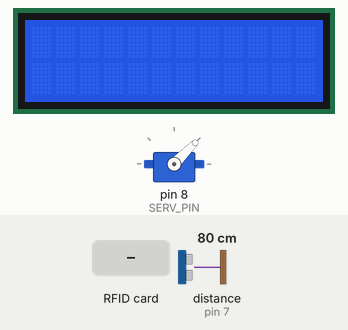
This sketch was run on a simulated Arduino Uno, built with avr-gcc and run on an emulated ATmega328P. On the bench: servo, 12×2 character LCD. Inputs (shaded band) come from the test bench; at power-on: distance to the obstacle (sensor on pin 7) 80 cm. The echo pulse lasts 58.3 µs per cm; what the sketch prints to the serial monitor is not drawn.

Above: at 1.2 s.
1.3 s: RFID card BF E2 42 03 held to the reader
At 3.6 s:
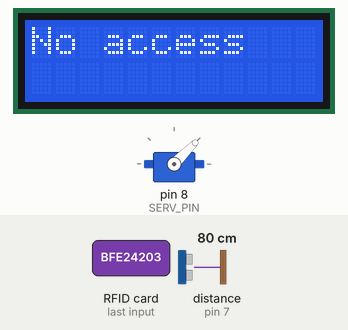
Timing chart, 0 to 5.1 s (numbered marks = the images above; inputs shaded):
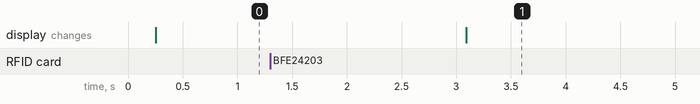

The sketch:

project2_arduino.ino
```cpp
#include <LiquidCrystal.h>
#include <Servo.h>
#include <SPI.h>
#include <MFRC522.h>
#include <NewPing.h>

// RFID Variables
#define RFID_CARD "BF E2 42 03"
#define RFID_TAG "50 8C DB 1E"
#define SS_PIN 10
#define RST_PIN 9
String PASSWORD = "letmeinpleasethx"; // Located on block 1
String RFID_name; // Located on block 4
bool RFID_activated;
int RFID_check;

// Ultrasonic Variables
#define ECHO_PIN 7
#define TRIG_PIN 6
#define MAX_DISTANCE 200 // in cm
bool SONAR_detected;

// Servo Variables
#define SERV_PIN 8
int SERV_angle;

// LCD Variables
#define RS 3
#define EN 2
#define D4 A0
#define D5 A1
#define D6 A2
#define D7 A3

// Create instances
NewPing sonar(TRIG_PIN, ECHO_PIN, MAX_DISTANCE);
MFRC522 mfrc522(SS_PIN, RST_PIN);
Servo servo;
LiquidCrystal lcd(RS, EN, D4, D5, D6, D7);

// Task Scheduler
typedef struct task {
  int state;
  unsigned long period;
  unsigned long elapsedTime;
  int (*TickFct)(int);
} task;

const unsigned short tasksNum = 4;
task tasks[tasksNum];

enum RFID_States { RFID_INIT, RFID_IDLE, RFID_READ, RFID_INVALID, RFID_CONFIRM1, RFID_CONFIRM2, RFID_VALID };
int RFID_Tick(int state) {

  static String content = "";
  static byte count = 0;
  static byte buffer1[18], buffer2[18];
  byte block1 = 1, len1 = 18;
  byte block2 = 4, len2 = 18;
  static MFRC522::MIFARE_Key key;
  static MFRC522::StatusCode status1, status2;
  static String password = "";

  switch (state) {  // TRANSITIONS
    case RFID_INIT:
      Serial.println("**Place RFID next to reader**");
      for (byte i = 0; i < 6; i++)
        key.keyByte[i] = 0xFF;
      RFID_activated = 0;
      RFID_check = 0;
      state = RFID_IDLE;
      break;
    case RFID_IDLE:
      mfrc522.PICC_HaltA();
      mfrc522.PCD_StopCrypto1();
      state = (mfrc522.PICC_IsNewCardPresent() && mfrc522.PICC_ReadCardSerial()) ? RFID_READ : RFID_IDLE;
      break;
    case RFID_READ:
      status1 = mfrc522.PCD_Authenticate(MFRC522::PICC_CMD_MF_AUTH_KEY_A, block1, &key, &(mfrc522.uid));
      if (status1 != MFRC522::STATUS_OK) {
        state = RFID_INVALID;
        break;
      }
      status1 = mfrc522.MIFARE_Read(block1, buffer1, &len1);
      if (status1 != MFRC522::STATUS_OK) {
        state = RFID_INVALID;
        break;
      }

      status2 = mfrc522.PCD_Authenticate(MFRC522::PICC_CMD_MF_AUTH_KEY_A, block2, &key, &(mfrc522.uid));
      if (status2 != MFRC522::STATUS_OK) {
        state = RFID_INVALID;
        break;
      }
      status2 = mfrc522.MIFARE_Read(block2, buffer2, &len2);
      if (status2 != MFRC522::STATUS_OK) {
        state = RFID_INVALID;
        break;
      }
      state = RFID_CONFIRM1;
      break;
    case RFID_INVALID:
      state = (count++ < 10) ? RFID_INVALID : RFID_IDLE;
      break;
    case RFID_CONFIRM1:
      state = RFID_CONFIRM2;
      break;
    case RFID_CONFIRM2:
      state = password == PASSWORD ? RFID_VALID : RFID_INVALID;
      break;
    case RFID_VALID:
      state = (count++ < 10) ? RFID_VALID : RFID_IDLE;
      break;
  }

  switch (state) {  // ACTIONS
    case RFID_INIT:
      break;
    case RFID_IDLE:
      count = 0;
      RFID_activated = 0;
      password = "";
      RFID_name = "";
      RFID_check = 0;
      break;
    case RFID_READ:
      Serial.print("UID tag :");
      for (byte i = 0; i < mfrc522.uid.size; i++) {
        Serial.print(mfrc522.uid.uidByte[i] < 0x10 ? " 0" : " ");
        Serial.print(mfrc522.uid.uidByte[i], HEX);
        content.concat(String(mfrc522.uid.uidByte[i] < 0x10 ? " 0" : " "));
        content.concat(String(mfrc522.uid.uidByte[i], HEX));
      }
      Serial.println();
      break;
    case RFID_INVALID:
      Serial.println("Inauthorized access!");
      content = "";
      RFID_check = 1;
      break;
    case RFID_CONFIRM1: // grabs password in buffer1
      for (uint8_t i = 0; i < 16; i++) {
        Serial.write(buffer1[i]);
        password += (char)buffer1[i];
      }
      Serial.println("||" + PASSWORD);
      break;
    case RFID_CONFIRM2: // grabs name in buffer2
      for (uint8_t i = 0; i < 16; i++) {
        Serial.write(buffer2[i]);
        RFID_name += (char)buffer2[i];
      }
      break;
    case RFID_VALID:
      Serial.println("Authorized access!");
      RFID_activated = 1;
      content = "";
      RFID_check = 2;
      break;
  }
  return state;
}

enum SONAR_States { SONAR_INIT, SONAR_OFF, SONAR_ON };
int SONAR_Tick(int state) {
  switch (state) { // TRANSITIONS
    case SONAR_INIT:
      SONAR_detected = 0;
      state = SONAR_OFF;
      break;
    case SONAR_OFF:
      state = sonar.ping_cm() != 0 ? SONAR_ON : SONAR_OFF;
      break;
    case SONAR_ON:
      state = sonar.ping_cm() != 0 ? SONAR_ON : SONAR_OFF;
      break;
  }
  switch (state) { // ACTIONS
    case SONAR_INIT:
      break;
    case SONAR_OFF:
      SONAR_detected = 0;
      break;
    case SONAR_ON:
      SONAR_detected = 1;
      break;
  }
  return state;
}

enum SERV_States { SERV_INIT, SERV_LOCK, SERV_UNLOCK };
int SERV_Tick(int state) {
  bool access = RFID_activated && SONAR_detected;
  switch (state) { // TRANSITIONS
    case SERV_INIT:
      SERV_angle = 45;
      servo.write(SERV_angle);
      state = SERV_LOCK;
      break;
    case SERV_LOCK:
      state = access ? SERV_UNLOCK : SERV_LOCK;
      break;
    case SERV_UNLOCK:
      state = access ? SERV_UNLOCK : SERV_LOCK;
      break;
  }
  switch (state) { // ACTIONS
    case SERV_INIT:
      break;
    case SERV_LOCK:
      if (SERV_angle < 45){
        servo.write(SERV_angle++);
      }
      break;
    case SERV_UNLOCK:
      if (SERV_angle > 0) {
        servo.write(SERV_angle--);
      }
      break;
  }
  return state;
}

enum LCD_States { LCD_INIT, LCD_CLEAR, LCD_WELCOME, LCD_NOTWELCOME};
int LCD_Tick(int state) {
  switch (state) { // TRANSITIONS
    case LCD_INIT:
      lcd.begin(12, 2);
      state = LCD_CLEAR;
      break;
    case LCD_CLEAR:
      if (RFID_check == 0) {
        state = LCD_CLEAR;
      } else if (RFID_check == 1 && SONAR_detected) {
        state = LCD_NOTWELCOME;
      } else if (RFID_check == 2 && SONAR_detected) {
        state = LCD_WELCOME;
      }
      break;
    case LCD_WELCOME:
      if (RFID_check == 0) {
        state = LCD_CLEAR;
      } else if (RFID_check == 1) {
        state = LCD_NOTWELCOME;
      } else if (RFID_check == 2) {
        state = LCD_WELCOME;
      }
      break;
    case LCD_NOTWELCOME:
      if (RFID_check == 0) {
        state = LCD_CLEAR;
      } else if (RFID_check == 1) {
        state = LCD_NOTWELCOME;
      } else if (RFID_check == 2) {
        state = LCD_WELCOME;
      }
      break;
  }
  switch (state) { // ACTIONS
    case LCD_INIT:
      break;
    case LCD_CLEAR:
      lcd.clear();
      break;
    case LCD_WELCOME:
      lcd.setCursor(0, 0);
      lcd.print("Welcome ");
      lcd.setCursor(0, 1);
      lcd.print(RFID_name);
      break;
    case LCD_NOTWELCOME:
      lcd.setCursor(0, 0);
      lcd.print("No access");
      lcd.setCursor(0, 1);
      lcd.print(RFID_name);
      break;
  }
  return state;
}

void setup() {
  Serial.begin(9600);   // Initiate a serial communication
  SPI.begin();      // Initiate  SPI bus
  mfrc522.PCD_Init();   // Initiate MFRC522
  servo.attach(SERV_PIN);

  // Task Scheduler
  unsigned char i = 0;
  tasks[i].state = RFID_INIT;
  tasks[i].period = 500;
  tasks[i].elapsedTime = 0;
  tasks[i].TickFct = &RFID_Tick;
  i++;
  tasks[i].state = SONAR_INIT;
  tasks[i].period = 1000;
  tasks[i].elapsedTime = 0;
  tasks[i].TickFct = &SONAR_Tick;
  i++;
  tasks[i].state = SERV_INIT;
  tasks[i].period = 25;
  tasks[i].elapsedTime = 0;
  tasks[i].TickFct = &SERV_Tick;
  i++;
  tasks[i].state = LCD_INIT;
  tasks[i].period = 250;
  tasks[i].elapsedTime = 0;
  tasks[i].TickFct = &LCD_Tick;
}

void loop() {
  for (unsigned char i = 0; i < tasksNum; ++i) {
    if ((millis() - tasks[i].elapsedTime) >= tasks[i].period) {
      tasks[i].state = tasks[i].TickFct(tasks[i].state);
      tasks[i].elapsedTime = millis();
    }
  }
}
```

Measured:
- after the input at 1.3 s, the display: changes after 1.8 s (image 1)
